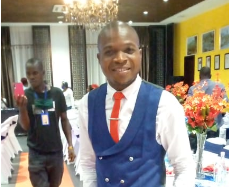
#> input picture UPWORK_PICTURE.png, 229 x 187 px, found by its file name
$ python Image_Resizer.py
#> lines starting #> are read from the running program, lines starting #| are printed output that depends on the picture
#> the answer given: 100
#> the answer given: 100
# install pillow
# import pillow
# open up the image we want to resize using python
# print the current size of the image
# specify the size we want to change it to
# save the new resized image


from PIL import Image


def resize_image(size1, size):
#> called with size1 = 100, size = 100
    image = Image.open('UPWORK_PICTURE.PNG')
#> image is the input picture: PIL image 229x187 RGBA; mean R, G, B, A 142.5, 135.2, 123.8, 255

    print(f"Current size : {image.size}")
#| Current size : (229, 187)

    resized_image = image.resize((size1, size2))
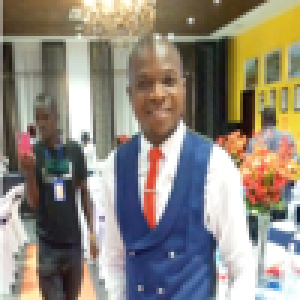
#> resized_image: PIL image 100x100 RGBA (shown 3 times larger); mean R, G, B, A 142.4, 135, 123.7, 255

    resized_image.save('UPWORK_PICTURE-' + str(size1) + '.PNG')


size1 = int(input("Enter Width: "))
size2 = int(input("Enter Length: "))
resize_image(size1, size2)
